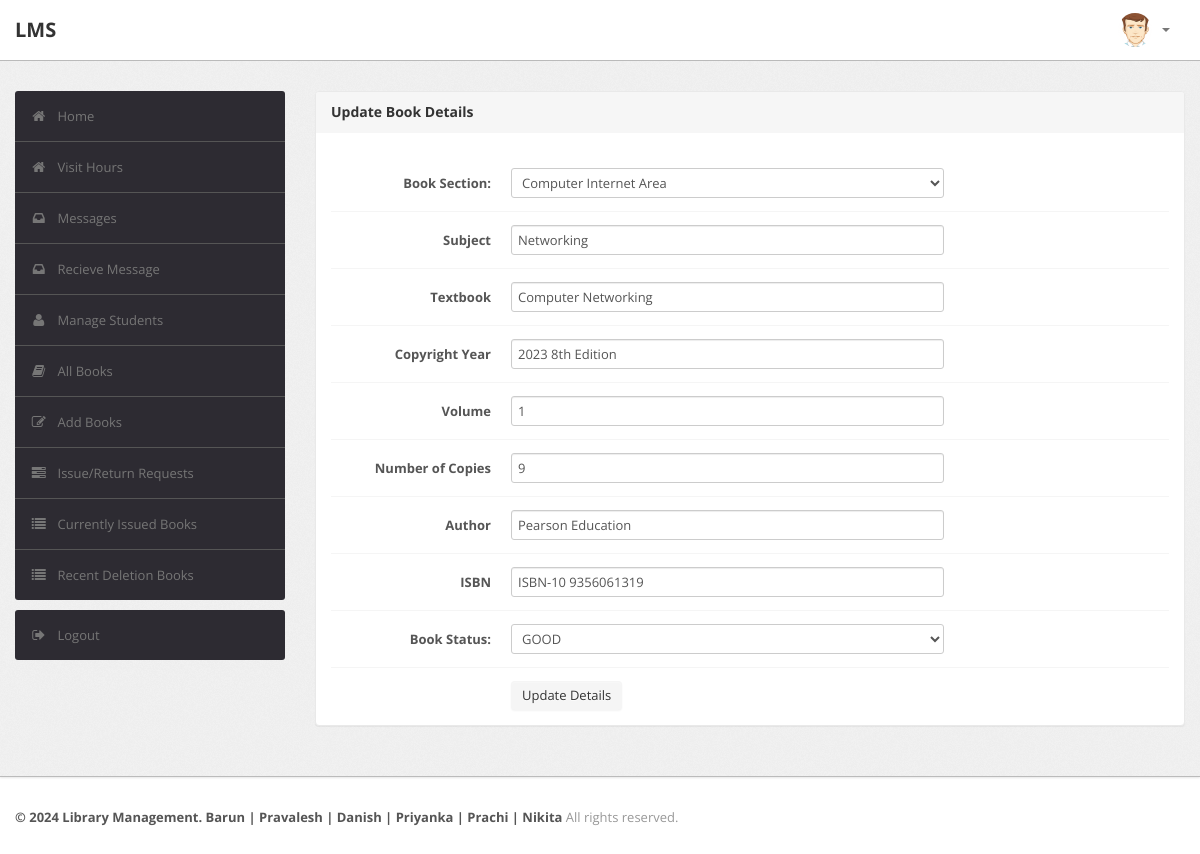
Page /librarian/edit_book_details.php?id=191 (signed in) on the committed database.
### tables this page shows
CREATE TABLE `book` (
  `BookId` int(10) NOT NULL,
  `Section` varchar(255) NOT NULL,
  `Subject` varchar(50) DEFAULT NULL,
  `Textbook` varchar(255) NOT NULL,
  `Volume` varchar(255) DEFAULT NULL,
  `Year` varchar(50) DEFAULT NULL,
  `Availability` int(10) DEFAULT NULL,
  `Author` varchar(255) NOT NULL,
  `ISBN` varchar(255) NOT NULL,
  `Status` varchar(255) DEFAULT NULL
);

### librarian/edit_book_details.php (the view, shortened to what this page needs)
<?php
require('dbconn.php');
?>
<?php
if ($_SESSION['RollNo'] !== 'staff') {
    ?>
<!DOCTYPE html>
<html lang="en">
    <head>
        <link type="text/css" href="bootstrap/css/bootstrap.min.css" rel="stylesheet">
        <link type="text/css" href="bootstrap/css/bootstrap-responsive.min.css" rel="stylesheet">
        <link type="text/css" href="css/theme.css" rel="stylesheet">
        <link type="text/css" href="images/icons/css/font-awesome.css" rel="stylesheet">
    </head>
    <body>
        <div class="navbar navbar-fixed-top">
            <div class="navbar-inner">
                <div class="container">
                        <a class="brand" href="index.php">LMS </a>
                    <div class="nav-collapse collapse navbar-inverse-collapse">
                        <ul class="nav pull-right">
                            <li class="nav-user dropdown"><a href="#" class="dropdown-toggle" data-toggle="dropdown">
                                <img src="images/user.png" class="nav-avatar" />
                                <b class="caret"></b></a>
                            </li>
                        </ul>
                    </div>
                </div>
            </div>
        </div>
        <div class="wrapper">
            <div class="container">
                <div class="row">
                    <div class="span3">
                        <div class="sidebar">
                            <ul class="widget widget-menu unstyled">
                                <li class="active"><a href="index.php"><i class="menu-icon icon-home"></i>Home
                                </a></li>
                                <li class="active"><a href="../qr/index.php"><i class="menu-icon icon-home"></i>Visit Hours
                                </a></li>
                                 <li><a href="message.php"><i class="menu-icon icon-inbox"></i>Messages</a>
                                </li>
                                <li><a href="recieve.php"><i class="menu-icon icon-inbox"></i>Recieve Message</a>
                                </li>
                                <li><a href="student.php"><i class="menu-icon icon-user"></i>Manage Students </a>
                                </li>
                                <li><a href="book.php"><i class="menu-icon icon-book"></i>All Books </a></li>
                                <li><a href="addbook.php"><i class="menu-icon icon-edit"></i>Add Books </a></li>
                                <li><a href="requests.php"><i class="menu-icon icon-tasks"></i>Issue/Return Requests </a></li>
                                <li><a href="current.php"><i class="menu-icon icon-list"></i>Currently Issued Books </a></li>
                                <li><a href="history.php"><i class="menu-icon icon-list"></i>Recent Deletion Books </a></li>
                            </ul>
                            <ul class="widget widget-menu unstyled">
                                <li><a href="logout.php"><i class="menu-icon icon-signout"></i>Logout </a></li>
                            </ul>
                        </div>
                    </div>
                    <div class="span9">
                        <div class="module">
                            <div class="module-head">
                                <h3>Update Book Details</h3>
                            </div>
                            <div class="module-body">
                                <?php
                                    $bookid = $_GET['id'];
                                    $sql = "select * from LMS.book where Bookid='$bookid'";
                                    $result=$conn->query($sql);
                                    $row=$result->fetch_assoc();
                                 $subject=$row['Subject'];
                                $name=$row['Textbook'];
                                $vol=$row['Volume'];
                                $year=$row['Year'];
                                $avail=$row['Availability'];
                                 $author=$row['Author'];
                                  $isbn=$row['ISBN'];
                                ?>
                                    <br >
                                    <form class="form-horizontal row-fluid" action="edit_book_details.php?id=<?php echo $bookid ?>" method="post">
                                      <div class="control-group">
                                            <label class="control-label" for="Section"><b>Book Section:</b></label>
                                            <div class="controls">
                                                <select name = "Section" tabindex="1" value="SC" data-placeholder="" class="span8" required>
                                                    <option value="Computer Internet Area"  <?php echo($row['Section']=="Computer Internet Area")? 'selected':''; ?>>Computer Internet Area</option>
                                                </select>
                                            </div>
                                    </div>
                                        <div class="control-group">
                                            <label class="control-label" for="Subject"><b>Subject</b></label>
                                            <div class="controls">
                                                <input type="text" id="Subject" name="Subject" placeholder="Subject" class="span8" required value="<?php echo $subject?>">
                                            </div>
                                        </div>
                                         <div class="control-group">
                                            <label class="control-label" for="book"><b>Textbook</b></label>
                                            <div class="controls">
                                                <input type="text" id="book" name="book" placeholder="Textbook" class="span8" required value="<?php echo $name?>">
                                            </div>
                                        </div>
                                        <div class="control-group">
                                            <label class="control-label" for="Copyright"><b>Copyright Year</b></label>
                                            <div class="controls">
                                                <input type="text" id="Copyright" name="Copyright" placeholder="Copyright" class="span8" required value="<?php echo $year?>">
                                            </div>
                                        </div>
                                        <div class="control-group">
                                            <label class="control-label" for="Title"><b>Volume</b></label>
                                            <div class="controls">
                                                <input type="text" id="Title" name="Title" placeholder="Volumes" class="span8" required value="<?php echo $vol?>">
                                            </div>
                                        </div>
                                        <div class="control-group">
                                            <label class="control-label" for="Availability"><b>Number of Copies</b></label>
                                            <div class="controls">
                                                <input type="text" id="availability" name="availability" placeholder="Number of Copies" class="span8" required value="<?php echo $avail?>">
                                            </div >
                                        </div>
                                        <div class="control-group">
                                            <label class="control-label" for="Author"><b>Author</b></label>
                                            <div class="controls">
                                                <input type="text" id="Author" name="Author" placeholder="Author" class="span8" required value="<?php echo $author?>">
                                            </div>
                                        </div>
                                        <div class="control-group">
                                            <label class="control-label" for="ISBN"><b>ISBN</b></label>
                                            <div class="controls">
                                                <input type="text" id="ISBN" name="ISBN" placeholder="ISBN" class="span8" required value="<?php echo $isbn?>">
                                            </div >
                                        </div>
                                        <div class="control-group">
                                            <label class="control-label" for="status"><b>Book Status:</b></label>
                                            <div class="controls">
                                              <select name = "status" tabindex="1" value="SC" data-placeholder="Select Status" class="span8">
                                                    <option value="GOOD" <?php echo($row['Status']=="GOOD")? 'selected':''; ?>>GOOD</option>
                                                </select>
                                            </div>
                                    </div>
                                        <div class="control-group">
                                            <div class="controls">
                                                <button type="submit" name="submit"class="btn">Update Details</button>
                                            </div>
                                        </div>
                                    </form>
                                    </div>
                                    </div>
                    </div>
                </div>
            </div>
        </div>
<div class="footer">
            <div class="container">
                <b class="copyright">&copy; 2024 Library Management. Barun | Pravalesh | Danish | Priyanka | Prachi | Nikita </b>All rights reserved.
            </div>
        </div>
    </body>
</html>
<?php }
else {
    echo "<script type='text/javascript'>alert('Access Denied!!!')</script>";
} ?>

### librarian/css/theme.css (style rules this page uses)
body { font-size: 13px; font-family: 'Open Sans', Arial, sans-serif; background: #fff; color: #777 }
h1, h2, h3, h4, h5, h6 { color: #333; margin-top: 0 }
h3 { font-size: 20px }
strong, b { color: #555 }
.wrapper { background: url(../images/bg.png) #eee; border-bottom: 1px solid #bbb; -webkit-box-shadow: 0 1px 2px rgba(0,0,0,0.1); -moz-box-shadow: 0 1px 2px rgba(0,0,0,0.1); box-shadow: 0 1px 2px rgba(0,0,0,0.1); padding: 30px 0 }
.footer { color: #999; padding: 30px 0 60px }
form { margin: 0 }
select, textarea, input[type="text"], input[type="password"], input[type="datetime"], input[type="datetime-local"], input[type="date"], input[type="month"], input[type="time"], input[type="week"], input[type="number"], input[type="email"], input[type="url"], input[type="search"], input[type="tel"], input[type="color"], .uneditable-input, label, input, button, select, textarea { -webkit-border-radius: 3px; -moz-border-radius: 3px; border-radius: 3px; font-size: 13px; font-family: 'Open Sans', Tahoma, Arial, sans-serif }
body [class^="icon-"], body [class*=" icon-"] { font-size: 14px; line-height: 20px; height: 20px }
.module { background: #fff; -webkit-border-radius: 3px; -moz-border-radius: 3px; border-radius: 3px; border: 1px solid #ccc; border-bottom-color: #bbb; -webkit-box-shadow: 0 0 1px rgba(0,0,0,0.2); -moz-box-shadow: 0 0 1px rgba(0,0,0,0.2); box-shadow: 0 0 1px rgba(0,0,0,0.2); margin-bottom: 30px }
.form-horizontal .control-group, .form-vertical .control-group { margin-bottom: 0 }
.form-horizontal .control-group+.control-group, .form-vertical .control-group+.control-group { margin-top: 13px; padding-top: 13px; border-top: 1px solid #f5f5f5 }
.navbar { position: static!important; margin: 0!important }
.navbar .navbar-inner { background: #fff; border-bottom: 1px solid #bbb; -webkit-box-shadow: 0 1px 2px rgba(0,0,0,0.15); -moz-box-shadow: 0 1px 2px rgba(0,0,0,0.15); box-shadow: 0 1px 2px rgba(0,0,0,0.15) }
.navbar .brand { color: #333; font-weight: bold; font-size: 20px; margin-right: 20px; padding: 20px }
.navbar .nav>li>a { padding: 20px 15px; font-weight: bold; color: #777 }
.nav-user>a { height: 20px }
.nav-avatar { width: 34px; height: 34px; margin: -7px 5px 0 0; -webkit-border-radius: 50%; -moz-border-radius: 50%; border-radius: 50% }
.btn, .btn-box { -webkit-border-radius: 3px; -moz-border-radius: 3px; border-radius: 3px }
.btn { font-size: 13px; font-weight: 600 }
.btn { display: inline-block; margin-bottom: 0; font-weight: 400; text-align: center; vertical-align: middle; cursor: pointer; background-image: none; border: 1px solid transparent; white-space: nowrap; padding: 4px 10px; font-size: 13px; line-height: 1.42857; border-radius: 4px; -webkit-user-select: none; -moz-user-select: none; -ms-user-select: none; user-select: none }
.widget-menu { background: #fff; -webkit-border-radius: 3px; -moz-border-radius: 3px; border-radius: 3px; overflow: hidden }
.widget-menu a { color: #555; display: block; line-height: 20px; padding: 15px; text-decoration: none!important }
.widget-menu .menu-icon { margin-right: 10px; color: #767676; -webkit-transition: all .2s ease-in-out; -moz-transition: all .2s ease-in-out; transition: all .2s ease-in-out; }
.widget-menu>li+li { border-top: 1px solid #555 }
.widget-menu>li>a { background-color: #2d2b32; color: #767676; -webkit-transition: all .2s ease-in-out; -moz-transition: all .2s ease-in-out; transition: all .2s ease-in-out; }
.module { box-shadow: 0 0 3px rgba(0,0,0,.1); border-color: #e9e9e9; margin-bottom: 20px; background-color: #fff; border-radius: 4px; -webkit-box-shadow: 0 1px 1px rgba(0,0,0,.05); box-shadow: 0 1px 1px rgba(0,0,0,.05); }
.module-head { color: #767676; background-color: #f6f6f6; border-color: #e9e9e9; padding: 10px 15px; border-bottom: 1px solid transparent; border-top-right-radius: 3px; border-top-left-radius: 3px; }
.module-head h3 { font-size: 14px; line-height: 20px; height: 20px; margin: 0 }
.module-body { padding: 15px }

### rows in the picture
book: Section "Computer Internet Area", Subject "Networking", book "Computer Networking", Copyright "2023 8th Edition", Title "1", availability "9", Author "Pearson Education", ISBN "ISBN-10 9356061319", status "GOOD"
